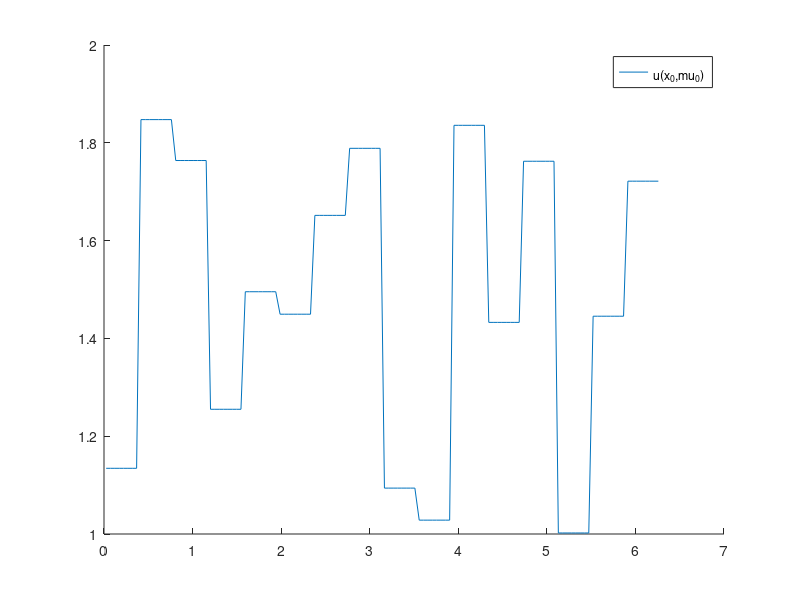
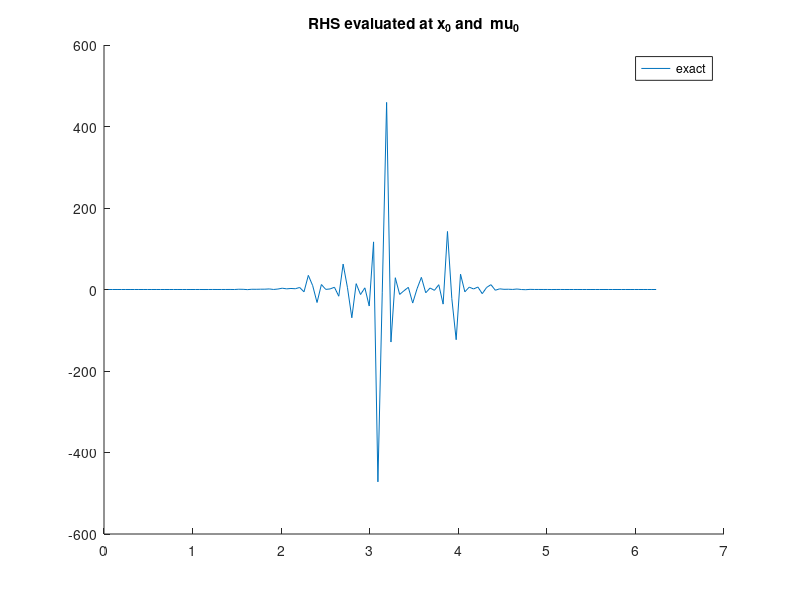
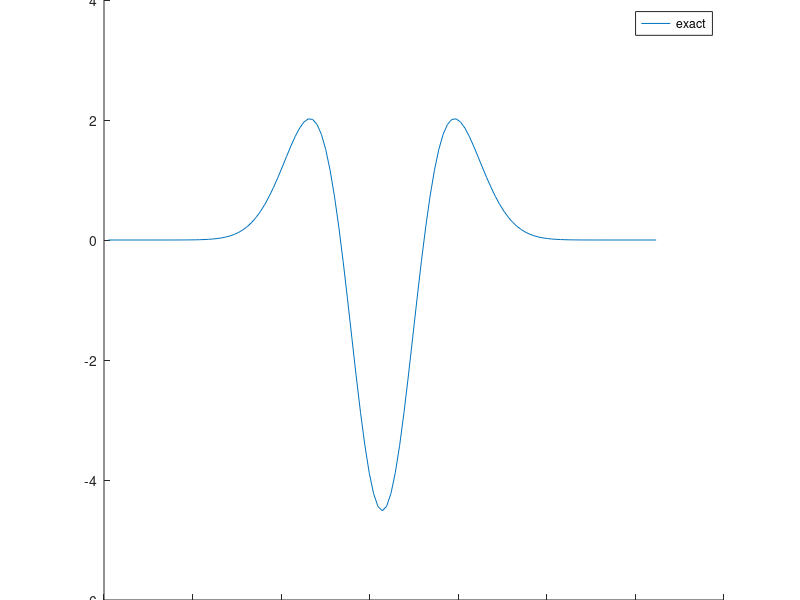

These charts were generated, in order, by the following MATLAB code: (Note: this script raises an error after producing the figures.)
clear all;
close all;

rng(1); % for reproducibility

addpath('source/');

N = 128;
% N = 16;
% N = 6;

    % monolithic = false
    monolithic = true


%% 1D heat equation with piecewise-constant conductivity as in https://epubs.siam.org/doi/epdf/10.1137/21M1452810, or rather https://arxiv.org/pdf/2502.10888


% Omega = [-1 1];
Omega = [0 2*pi];
xis = linspace(Omega(1),Omega(2),N+1)';
xis_in = xis(2:end-1);
dx = (Omega(2)-Omega(1))/N;

% d = 3; % dimension  of mu
d = 16; % dimension  of mu
% d = 4; % dimension  of mu
% d = 20;
mu0 = rand(d,1) + 1; % each entry between 1 and 2
A = 1/2*spdiags([ones(N,1) ones(N,1)],[0 1],N,N+1); % average in the N midpoints within N+1 points
% inds = ceil(eps+d*(xis'-Omega(1))/(Omega(2)-Omega(1)));
inds = ceil(eps+d*((A*xis)'-Omega(1))/(Omega(2)-Omega(1)));
% nuplus  = @(mu) mu(inds(2:end));
% numinus = @(mu) mu(inds(1:end-1));
% nu = @(x,mu) mu(ceil(eps+d*(xis'-Omega(1))/(Omega(2)-Omega(1)))); % x argument for compatibility
% nu = @(x,mu) [0;x;0].*mu(inds); % x argument for compatibility
% nu = @(x,mu) (A*[0;x;0]).*mu(inds); % x argument for compatibility
nu = @(x,mu) mu(inds); % x argument for compatibility
% nu = @(x,mu) mu(floor(eps+d*(xis'-Omega(1))/(Omega(2)-Omega(1)))); % x argument for compatibility
% x0 = -666*ones(size(xis));

% % k0 = @(xis,mu) exp(-(xis-mu).^2);
% % syms k0(xis_,mu);
% syms xis_ mu_;
% k0_(xis_,mu_) = exp(-.5*(xis_-mu_).^2);
% k0 = matlabFunction(k0_);
% nu = @(x,mu) k0(xis,mu).*x; % thermal conductivity 
% 
% x0 = -sin(pi/2*xis) + 1; % -> make intial condition satisfy BC
% x0 = -sin(pi/2*xis_in) + 1; % -> make intial condition satisfy BC
% % x0 = ones(size(xis)) ; % -> make intial condition satisfy BC
% mu0 = .3;
x0 = exp(-(xis_in-pi).^2).*sin(xis_in/2);

figure
hold on
% plot(xis,x0, "DisplayName","x_0")
% plot(xis,k0(xis,mu0), "DisplayName","k_0(\mu_0)")
% plot(xis,nu(x0,mu0), "DisplayName","\nu(x_0,\mu_0)")
plot(A*xis,nu(x0,mu0), "DisplayName","\nu(x_0,\mu_0)")
% plot(xis,numinus(mu0), "DisplayName","\nu(x_0,\mu_0)")
% plot(xis,nuplus(mu0), "DisplayName","\nu(x_0,\mu_0)")
% plot(xis,nu(mu0), "DisplayName","\nu(\mu_0)")
legend('show')

%%
dt = 1e-4;
% dt = 1e-4/10;
% dt = 0.008;
% dt = 0.001;
% t_end = 1;
% t_end = 100*dt;
t_end = 0.8;
% t_end = 10*dt;
nt = t_end/dt;

is = [2];
% is = [1];
I = speye(N);

%% finite elements discretization with homogeneous Dirichlet boundary conditions
%% --> due to Dirichlet BC only N-1 DoFs
N1 = N-1;
% xis1 = linspace(Omega(1),Omega(2),N)';
% dx = (Omega(2)-Omega(1))/N;

% damping matrix
C = 1/6*dx*spdiags([ones(N,1) 4*ones(N,1) ones(N,1)],[-1 0 1],N1,N1);
% stiffness matrix
% B = 1/dx*spdiags([-ones(N,1) 2*ones(N,1) ones(N,1)],[-1 0 1],N,N);
% B = @(mu) -1/dx*spdiags([-numinus(mu) numinus(mu)+nuplus(mu) -nuplus(mu)],[-1 0 1],N1,N1);
I = speye(N);
Iplus = I(2:end,:);
Iminus = I(1:end-1,:);
% B = @(x,mu) -1/dx*spdiags([-Iminus*nu(x,mu) (Iminus+Iplus)*nu(x,mu) -Iplus*nu(x,mu)],[-1 0 1],N1,N1);
B = @(x,mu) -1/dx*spdiags([-Iminus*nu([],mu) (Iminus+Iplus)*nu([],mu) -Iplus*nu([],mu)],[-1 0 1],N1,N1);

% F1_exact = @(x,mu) C\B*(nu([],mu).*x);
% F1_exact = @(x,mu) C\(B(x,mu)*x);

% F2_exact = @(x1,x2,mu) C\(B(x1,mu)*x2);
F2_exact = @(x1,x2,mu) C\(B([],mu)*(x1.*x2));
% F2_exact = @(x1,x2,mu) C\(B(x0,mu)*x2);
F2X_exact = @(X,mu) F2_exact(X(:,1),X(:,2),mu); % enable storing variables in one matrix
F2X = @(X,mu) F2X_exact(X,mu);

% D = spdiags([-ones(N,1) ones(N,1)], [-1 1],N,N); % first-order central finite difference
% D(1,1) = -1; D(end,end) = 1; % homogeneous Neumann BC
% D = D/(2*dx);
% D1 = D;

% F1 = @(x,theta) 0;
% F1_exact = @(x) D1*(nu(x,k0(mu)).*(D1*x));

% F2_exact = @(x1,x2,mu) D1*(nu(x1,mu).*(D1*x2));
% F2X_exact = @(X,mu) F2_exact(X(:,1),X(:,2),mu); % enable storing variables in one matrix

% Q: are boundary conditions in D1 correct like this?

% definition for k0 approximations
% F2_k = @(x1,x2,k,mu) D1*((k(xis,mu).*x1).*(D1*x2));
% F2_k = @(x1,x2,k) D1*((k.*x1).*(D1*x2));
% F2X_k = @(X,k) F2_k(X(1,:),X(2,:),k,mu0);

% % s_max = N;
% s_max = 18;
% % s_max = 6;
% % s_max = 1;
% % s_max = 1;
% % s_max = 30;
% % s_max = 21;
% mus = linspace(-1,1,s_max);
% mus = flip(mus)
% % mus = mu0

s_max = d;
mus = ones(d,d) + eye(d);

%% 1) simple setting: fixed mu
% F2 = @(x1,x2,theta) F2_exact(x1,x2,mu0);
% F2X = @(X,theta) F2(X(:,1),X(:,2),theta);  % enable storing variables in one matrix
% f = @(x,u,mu) F2(x,x);
% 
% mus = mu0;
% s= 1;
% qH = 1;
% Theta_H = 1;
% Thetas{1} = Theta_H;

%% 2) general setting: arbitrary qH

% k1_ = diff(k0_,xis_);
% % k1 = matlabFunction(k1_);
% k1 = eval(k1_(xis,mu0));

qH = s_max;
s = qH;
% mus = (0:s-1)+mu0;
% mus = linspace(-1,1,s);
% % % theta_H = @(mu) (mu'-mu0).^(0:s-1);
theta_H = @(mu) mu';

% Theta_H = theta_H(mus(1:s));
Theta_H = theta_H(mus);
Thetas{1} = Theta_H;

% F2 = @(x1,x2,theta) sum(theta'.*[F2_k(x1,x2,k0(xis,mu0)) F2_k(x1,x2,k1)],2);
% [F2,kps,k_sum] = F2_taylor_approx(k0_,mu_,qH,F2_k,xis,mu0);
% F2 = F2_exact;
% F2X = @(X,theta) F2(X(:,1),X(:,2),theta); % enable storing variables in one matrix

%% some plots 
figure
hold on
% plot(xis_in,F1_exact(x0,mu0), "DisplayName","exact")
% plot(xis,F2_exact(x0,x0,mu0), "DisplayName","exact")
plot(xis_in,F2_exact(x0,x0,mu0), "DisplayName","exact")
% plot(xis,F2X([x0,x0],theta_H(mu0)),'--',"DisplayName","Taylor approx "+qH)
title("RHS evaluated at x_0 and  \mu_0")
legend("show")

% mu1 = -1;
% mu1 = 2 - mu0 + 1; 
mu1 = ones(d,1); mu1(1) = 2; % make mu1 = mus_b(:,1)
% mu1 = -mu0;
figure
hold on
% plot(xis,F2_exact(x0,x0,mu1), "DisplayName","exact")
plot(xis_in,F2_exact(x0,x0,mu1), "DisplayName","exact")
% plot(xis_in,F1_exact(x0,mu1), "DisplayName","exact")
% plot(xis,F2X([x0,x0],theta_H(mu1)),'--',"DisplayName","Taylor approx "+qH)
title("RHS evaluated at x_0 and \mu="+ num2str(mu1))
legend("show")

%%

% f = @(x,u,mu) F2(x,x,theta_H(mu)); % previously used

f = @(x,u,mu) F2_exact(x,x,mu);
% f = @(x,u,mu) F1_exact(x,mu);
% F2_exact = @(x1,x2,mu) D1*(nu(x1,mu).*(D1*x2));


%%

Nu = 0; % input signal dimension

%% generate ROM basis construction data
% s_b = 5;
% s_b = d;


% X0s = 10*[-sin(pi/2*xs)' sin(3*pi/2*xs)']; % -> make intial condition satisfy BC
% x0 = -sin(pi/2*xis); % -> make intial condition satisfy BC
% mus_b = mus; % so far used
% mus_b = linspace(-1,1,s_b);
% mus_b = mus;
% s_b = 5; % does not need to be equal to d
s_b = d; % does not need to be equal to d
% mus_b = rand(d,s_b) + 1; % each entry between 1 and 2
mus_b = eye(d) + 1; % each entry between 1 and 2

X_b = zeros(N1,nt+1,s_b);
U_b = zeros(Nu,nt+1,s_b); 

for k = 1:s_b
    mu = mus_b(:,k);
    X_b(:,:,k) = simulate(x0,dt,nt,@(x) single_step(x,0,dt,f,mu));
end

%% construct ROM basis via POD
[V,S,~] = svd(X_b(:,:),'econ');
n = 30;
% n = 6;
% n = 16;
% n = N1;
% n = N;
% n = s_max;
% fac = 12;
% fac = 1;
% n = fac*s_max;

Vn = V(:,1:n);
% Vn = eye(n);

%% singular value decay
figure
semilogy(diag(S)/S(1,1))
title("singular value decay")

%% plot POD modes
figure; hold on
for i = 1:n
% for i = n:n
    plot(Vn(:,i))
end

%% state plots
k = 1;
figure
plot(xis_in,X_b(:,1,k))
hold on
plot(xis_in,X_b(:,2,k))
plot(xis_in,X_b(:,3,k))
plot(xis_in,X_b(:,5,k))
plot(xis_in,X_b(:,10,k))
plot(xis_in,X_b(:,50,k))
plot(xis_in,X_b(:,100,k))
plot(xis_in,X_b(:,end,k))

%% plot end states
figure
hold on
for k = 1:s_b
    plot(xis_in,X_b(:,end,k),"-x")
end


%% opinf on ROM basis snapshot data
% tX_b = Vn'*X_b;
tX_b = pagemtimes(Vn',X_b);
tX_b1 = tX_b(:,1:end-1,:);
tX_b2 = tX_b(:,2:end,:);
dot_tX_b = (tX_b2-tX_b1)/dt;

% Thetas_b{1} = theta_H(mus_b);
% [O,A_inds,B_inds,condD] = p_opinf(dot_tX_b,tX_b1,[],is,Thetas_b,true);
% sota.O = O;
% sota.condsD = condD;

%% construct intrusive operators

%% linear
% qA = d;
% tA1s = precompute_rom_operator_param(F1_exact,Vn,1,qA);
% % 
% intr.O = tA1s(:,:);
% intr.Os = tA1s;
% 
% Omu0 = precompute_rom_operator(@(X) F1_exact(X,mu0),Vn,1);
% Omu1 = precompute_rom_operator(@(X) F1_exact(X,mu1),Vn,1);
% 
% tA2s = tA1s; % botch to avoid chaning all names

%% quadratic

% Jn2 = power2kron(n,2);
% tA2 = precompute_rom_operator(F2X,Vn,2)*Jn2;

% tA2s = precompute_rom_operator_param(@(X,theta) F2X(X),Vn,2,qH);
tA2s = precompute_rom_operator_param(@(X,theta) F2X(X,theta),Vn,2,qH);
% tA2s = precompute_rom_operator_param(@(X,theta) F2X(X,theta),Vn,2,s_max);

intr.O = tA2s(:,:);
intr.Os = tA2s;

Jn2 = power2kron(n,2);
Omu0 = precompute_rom_operator(@(X) F2X_exact(X,mu0),Vn,2)*Jn2;
Omu1 = precompute_rom_operator(@(X) F2X_exact(X,mu1),Vn,2)*Jn2;

% tA2_2= Vn'*C*kron(Vn,Vn)*Jn2;
% norm(tA2-tA2_2)

%% generate rank-sufficient snapshot data
tX0_pure = rank_suff_basis(n,is);
U0_pure = [];
XU = blkdiag(U0_pure,tX0_pure);
tX0 = XU(Nu+1:end,:);
U0 = XU(1:Nu,:);

% tX0 = rank_suff_basis(n,is);
% U0 = [];

nf = size(tX0,2);
tX1 = zeros(n,nf,s_max);

% compute time step estimate (3.10)
dt1 = dt_estimate(X_b(:,:,1),U_b(:,:,1),Vn(:,1),dt,is); % internally computes derivatives, so we cannot concatenate trajectories

for k =1:s_max
    mu = mus(:,k);
    for i = 1:nf
        tX1(:,i,k) = Vn'*single_step(Vn*tX0(:,i),U0(:,i),dt1,f,mu);
    end
end

dot_tX = (tX1-tX0)/dt1;

%%
ns = 1:n;
ss = 1:s_max;
% ns = fac*(1:s_max);
% ns = n;
nn = numel(ns);

B_errors = zeros(nn,1);
A1_errors = zeros(nn,1);
% A2_errors = zeros(nn,1);

deco.O_errors = zeros(nn,1);
deco.condsD = zeros(nn,s);

mono.O_errors = zeros(nn,1);
mono.condsD = zeros(nn,1);

deco.Omu0errors = zeros(nn,1);
deco.Omu1errors = zeros(nn,1);

mono.Omu0errors = zeros(nn,1);
mono.Omu1errors = zeros(nn,1);

%% compute ROM state error
Xmu0_FOM = simulate(x0,dt,nt,@(x) single_step(x,0,dt,f,mu0));
Xmu1_FOM = simulate(x0,dt,nt,@(x) single_step(x,0,dt,f,mu1));

deco.ROMerror_mu0 = zeros(nn,1);
deco.ROMerror_mu1 = zeros(nn,1);

mono.ROMerror_mu0 = zeros(nn,1);
mono.ROMerror_mu1 = zeros(nn,1);

% figure(7)
% hold on
% figure(8)
% hold on
%%

n_is__ = n_is(n,is);

for j = 1:nn
    n_ = ns(j);
    % n_ = 4;
    % n_ = s_max; % botch
    %% NEW: changing s
    % s = n_;
    % s = 1;
    s = qH;
    % s = ns(j); % botch
    % s = ss(j); % botch
    % theta_H = @(mu) (mu'-mu0).^(0:s-1);
    theta_H = @(mu) mu';

    Theta_H = theta_H(mus(:,1:s));
    Thetas{1} = Theta_H;
    %%
    n_is_ = n_is(n_,is);
    nf_ = sum(n_is_)+Nu;

    % ks = [1:Nu+n_is_(1), Nu+n_is__(1)+1:Nu+n_is__(1)+n_is_(2)];
    ks = [1:Nu+n_is_(1)];

    tX0_ = tX0(1:n_,ks);
    dot_tX_ = dot_tX(1:n_,ks,1:s);
    U0_ = U0(:,ks);

    hA2s_ = zeros(n_,n_is_,s);
    tA2s_ = zeros(n_,n_is_,s);

    %% monolithic construction
    if monolithic
        tX = repmat(full(tX0_),1,1,s);
        [O,A_inds,B_inds,condD] = p_opinf(dot_tX_,tX,U0_,is,Thetas,true);
        mono.O = O;
        mono.condsD(j) = condD;
    end

    for k =1:s
        dot_tX_ = dot_tX(1:n_,ks,k);

        [O,A_inds,B_inds,condD] = opinf(dot_tX_,tX0_,U0_,is,true);
        % hA1_ = O(:,A_inds(1,1):A_inds(1,2));
        hA2_ = O(:,A_inds(1,1):A_inds(1,2));
        % hA2_ = O(:,A_inds(2,1):A_inds(2,2));
        hB_ = O(:,B_inds(1,1):B_inds(1,2));

        % tB_ = tB(1:n_,:);
        % tA1_ = tA1s(1:n_,1:n_is_(1),k);
        tA2_ = tA2s(1:n_,1:n_is_(1),k);
        % tA2_ = tA2(1:n_,1:n_is_(2));

        % tO_ = [tA1_ tA2_];
        tO_ = [tA2_];
        % O_errors(j,k) = norm(O-tO_,"fro")/norm(tO_,"fro");

        deco.condsD(j,k) = condD;

        hA2s_(:,:,k) = hA2_;
        tA2s_(:,:,k) = tA2_;
    end

    % deco.O = hA2s_(:,:)*kron(inv(Theta_H),eye(n_is_))';
    deco.O = hA2s_(:,:)/kron((Theta_H),eye(n_is_))';
    % O_errors(j) = norm(tA1s_(:,:)-hA1s_,"fro")/norm(tO_,"fro");
    deco.O_errors(j) = norm(tA2s_(:,:)-deco.O,"fro")/norm(tA2s_(:,:), "fro");
    if monolithic
        mono.O_errors(j) = norm(tA2s_(:,:)-mono.O,"fro")/norm(tA2s_(:,:), "fro");
    end

    deco.Os = reshape(deco.O,[n_, n_is_(1), s]);
    
    Omu1_ = Omu1(1:n_,1:n_is_(1));
    deco.Omu1errors(j) = norm(affine_op(deco.Os,theta_H(mu1))-Omu1_,"fro")/norm(Omu1,"fro");
    Omu0_ = Omu0(1:n_,1:n_is_(1));
    deco.Omu0errors(j) = norm(affine_op(deco.Os,theta_H(mu0))-Omu0_,"fro")/norm(Omu0,"fro");
    if monolithic
        mono.Os = reshape(mono.O,[n_, n_is_(1), s]);
        mono.Omu1errors(j) = norm(affine_op(mono.Os,theta_H(mu1))-Omu1_,"fro")/norm(Omu1,"fro");
        mono.Omu0errors(j) = norm(affine_op(mono.Os,theta_H(mu0))-Omu0_,"fro")/norm(Omu0,"fro");
    end

    %% compute ROM state error
    % Xmu0_FOM = simulate(x0,dt,nt,@(x) single_step(x,0,dt,f,mu0));
    % Xmu1_FOM = simulate(x0,dt,nt,@(x) single_step(x,0,dt,f,mu0));

    In_2 = kron2power(n_,2);

    %% intrusive

    intr.Os = reshape(tA2s_(:),[n_, n_is_(1), s]);

    intr.Omu0_ = affine_op(intr.Os,theta_H(mu0));
    intr.ROMmu0_step = @(x) x+ dt*intr.Omu0_*In_2*kron(x,x);
    % intr.ROMmu0_step = @(x) x+ dt*intr.Omu0_*x; % linear
    % ROMmu1_step = @(x) x+ dt*Omu1_*In_2*kron(x,x);
    intr.Omu1_ = affine_op(intr.Os,theta_H(mu1));
    intr.ROMmu1_step = @(x) x+ dt*intr.Omu1_*In_2*kron(x,x);
    % intr.ROMmu1_step = @(x) x+ dt*intr.Omu1_*x; % linear

    Vn_ = Vn(:,1:n_);
    intr.Xmu0 = simulate(Vn_'*x0,dt,nt,intr.ROMmu0_step);
    intr.Xmu1 = simulate(Vn_'*x0,dt,nt,intr.ROMmu1_step);

    intr.ROMerror_mu0(j) = sum(vecwise_2norm(Xmu0_FOM - Vn_*intr.Xmu0))/sum(vecwise_2norm(Xmu0_FOM));
    intr.ROMerror_mu1(j) = sum(vecwise_2norm(Xmu1_FOM - Vn_*intr.Xmu1))/sum(vecwise_2norm(Xmu1_FOM));
    %%
    % ROMmu0_step = @(x) x+ dt*Omu0_*In_2*kron(x,x);
    deco.Omu0_ = affine_op(deco.Os,theta_H(mu0));
    deco.ROMmu0_step = @(x) x+ dt*deco.Omu0_*In_2*kron(x,x);
    % deco.ROMmu0_step = @(x) x+ dt*deco.Omu0_*x; % linear
    % ROMmu1_step = @(x) x+ dt*Omu1_*In_2*kron(x,x);
    deco.Omu1_ = affine_op(deco.Os,theta_H(mu1));
    deco.ROMmu1_step = @(x) x+ dt*deco.Omu1_*In_2*kron(x,x);
    % deco.ROMmu1_step = @(x) x+ dt*deco.Omu1_*x; % linear

    Vn_ = Vn(:,1:n_);
    deco.Xmu0 = simulate(Vn_'*x0,dt,nt,deco.ROMmu0_step);
    deco.Xmu1 = simulate(Vn_'*x0,dt,nt,deco.ROMmu1_step);

    deco.ROMerror_mu0(j) = sum(vecwise_2norm(Xmu0_FOM - Vn_*deco.Xmu0))/sum(vecwise_2norm(Xmu0_FOM));
    deco.ROMerror_mu1(j) = sum(vecwise_2norm(Xmu1_FOM - Vn_*deco.Xmu1))/sum(vecwise_2norm(Xmu1_FOM));
     
    if monolithic
        % ROMmu0_step = @(x) x+ dt*Omu0_*In_2*kron(x,x);
        mono.Omu0_ = affine_op(mono.Os,theta_H(mu0));
        mono.ROMmu0_step = @(x) x+ dt*mono.Omu0_*In_2*kron(x,x);
        % mono.ROMmu0_step = @(x) x+ dt*mono.Omu0_*x; % linear
        % ROMmu1_step = @(x) x+ dt*Omu1_*In_2*kron(x,x);
        mono.Omu1_ = affine_op(mono.Os,theta_H(mu1));
        mono.ROMmu1_step = @(x) x+ dt*mono.Omu1_*In_2*kron(x,x);
        % mono.ROMmu1_step = @(x) x+ dt*mono.Omu1_*x;

        Vn_ = Vn(:,1:n_);
        mono.Xmu0 = simulate(Vn_'*x0,dt,nt,mono.ROMmu0_step);
        mono.Xmu1 = simulate(Vn_'*x0,dt,nt,mono.ROMmu1_step);

        mono.ROMerror_mu0(j) = sum(vecwise_2norm(Xmu0_FOM - Vn_*mono.Xmu0))/sum(vecwise_2norm(Xmu0_FOM));
        mono.ROMerror_mu1(j) = sum(vecwise_2norm(Xmu1_FOM - Vn_*mono.Xmu1))/sum(vecwise_2norm(Xmu1_FOM));
    end

    % ts = 0:dt:t_end;
    % figure(7)
    % semilogy(ts,ROMerror_mu0,'DisplayName',"n=" +num2str(n_))
    % figure(8)
    % semilogy(ts,ROMerror_mu1,'DisplayName',"n=" +num2str(n_))
end

% figure(7)
% ylabel("ROM state error")
% xlabel("time")
% set(gca, 'YScale', 'log')
% grid on
% legend("show")
% title("\mu_0")
% 
% figure(8)
% ylabel("ROM state error")
% xlabel("time")
% set(gca, 'YScale', 'log')
% grid on
% legend("show")
% title("\mu_1")

figure
hold on
semilogy(ns,sum(deco.O_errors,2)/qH,'x-', 'LineWidth', 2,'DisplayName',"decoupled")
if monolithic
    semilogy(ns,sum(mono.O_errors,2)/qH,'+--', 'LineWidth', 2,'DisplayName',"monolithic")
end
ylabel("operator error")
xlabel("ROM dimension")
set(gca, 'YScale', 'log')
grid on
legend("show","Location","southeast")
% title("compares against Taylor approximation!")
box on
savefig("figures_piecewise/operator_errors.fig")
exportgraphics(gcf,"figures_piecewise/operator_errors.pdf")


figure
hold on
if monolithic
    semilogy(ns,mono.condsD,'x-', 'LineWidth', 2,'DisplayName',"monolithic")
end
semilogy(ns,sum(deco.condsD,2)/s,'x-', 'LineWidth', 2,'DisplayName',"decoupled")
% semilogy(n,sota.condsD, 'x-', 'LineWidth', 2,'DisplayName',"state of the art")
ylabel("condition number")
xlabel("ROM dimension")
set(gca, 'YScale', 'log')
grid on
legend("show","Location","east")
% ylim([.8 30])
box on
savefig("figures_piecewise/condition_numbers.fig")
exportgraphics(gcf,"figures_piecewise/condition_numbers.pdf")


figure
hold on
semilogy(ns,deco.Omu0errors,'x-','DisplayName',"\mu_0 decoupled")
semilogy(ns,deco.Omu1errors,'x-','DisplayName',"\mu_1 decoupled")
if monolithic
    semilogy(ns,mono.Omu0errors,'+--','DisplayName',"\mu_0 monolithic")
    semilogy(ns,mono.Omu1errors,'+--','DisplayName',"\mu_1 monolithic")
end
ylabel("operator error")
xlabel("ROM dimension")
set(gca, 'YScale', 'log')
grid on
legend("show","Location","southeast")
% title("compares against exact Gaussian!")
box on
set(gcf,'Position',[100 100 500 500])

savefig("figures_piecewise/operator_errors_evaluated.fig")
exportgraphics(gcf,"figures_piecewise/operator_errors_evaluated.pdf")

figure
hold on
semilogy(ns,deco.ROMerror_mu0,'x-','DisplayName',"\mu_0 decoupled")
semilogy(ns,deco.ROMerror_mu1,'x-','DisplayName',"\mu_1 decoupled")
if monolithic
    semilogy(ns,mono.ROMerror_mu0,'+--','DisplayName',"\mu_0 monolithic")
    semilogy(ns,mono.ROMerror_mu1,'+--','DisplayName',"\mu_1 monolithic")
end
semilogy(ns,intr.ROMerror_mu0,'o','DisplayName',"\mu_0 intrusive")
semilogy(ns,intr.ROMerror_mu1,'o','DisplayName',"\mu_1 intrusive")

ylabel("average ROM state error")
xlabel("increasing dimension")
set(gca, 'YScale', 'log')
grid on
legend("show")
% title("ROM dim and Taylor dim increasing")
% title("ROM dim increasing, Taylor dim = "+num2str(s))
% title("ROM dim =" + num2str(n_) + ", Taylor dim increasing")
box on
set(gcf,'Position',[100 100 500 500])

savefig("figures_piecewise/rom_state_errors.fig")
exportgraphics(gcf,"figures_piecewise/rom_state_errors.pdf")

%% visualize singular values
% figure; semilogy(diag(S),'o-')
% hold on

% save("data/data_burgers","O_errors","condsD");


%% FOM solver running for one time step
function x_1 = single_step(x_0,u_0,dt,f,mu)
    x_1 = x_0 + dt*f(x_0,u_0,mu);
end
